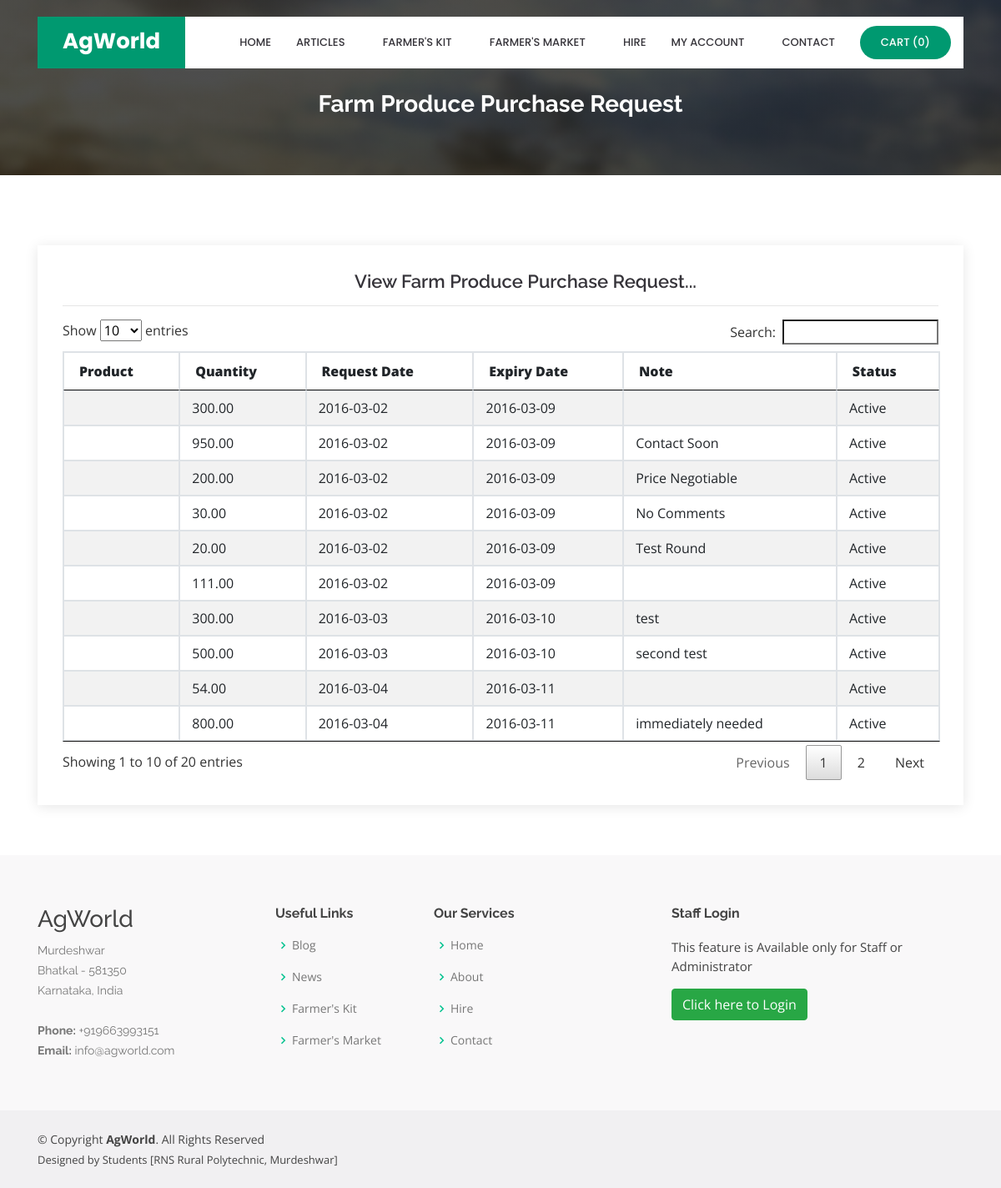
Screenshot of /viewadminpurchaserequest.php with the database file from the repository.
### tables this page shows
CREATE TABLE `purchase_request` (
  `purchase_request_id` int(10) NOT NULL,
  `customer_id` int(10) NOT NULL,
  `product_id` int(10) NOT NULL,
  `quantity` float(10,2) NOT NULL,
  `request_date` date NOT NULL,
  `request_date_expire` date NOT NULL,
  `note` text NOT NULL,
  `status` varchar(10) NOT NULL
);

### viewadminpurchaserequest.php (the view, shortened to what this page needs)
<?php
include("header.php");
include("dbconnection.php");
?>
  <main id="main">
    <section id="cta" class="cta">
      <div class="container">
        <div class="text-center" data-aos="zoom-in">
		<br><br>
          <h3>Farm Produce Purchase Request</h3>
        </div>
      </div>
    </section>
    <section id="contact" class="contact">
      <div class="container">
        <div class="row">
          <div class="col-lg-12" data-aos="fade-up" data-aos-delay="100">
            <div class="info mt-4 ">
		<center><h4>View Farm Produce Purchase Request...</h4></center><hr>
<?php
 $sql = "SELECT * FROM purchase_request";
							  $qsql = mysqli_query($con,$sql);
							  if(mysqli_num_rows($qsql)  == 0)
									{
										echo "<center>There is no Purchase Request to display!!</center>";
									}
									else
									{
										?>
							<table ID="datatable" class="table table-striped table-bordered"  style="width:100%">
								<THEAD>
							  <tr>
						      <th><strong>Product</strong></th>
						      <th><strong>Quantity</strong></th>
						      <th><strong>Request Date</strong></th>
						      <th><strong>Expiry Date</strong></th>
						      <th><strong>Note</strong></th>
						      <th><strong>Status</strong></th>
						      </tr>
								</THEAD>
								<TBODY>
                              <?php
							  $sql = "SELECT * FROM purchase_request";
							  $qsql = mysqli_query($con,$sql);
							  while($rs = mysqli_fetch_array($qsql))
							  {
								  $sql1 = "SELECT * FROM product WHERE product_id='$rs[product_id]'";
								  $qsql1 = mysqli_query($con,$sql1);
								  $rs1 = mysqli_fetch_array($qsql1);
							  echo "
						    <tr>
						      <td>&nbsp;$rs1[title]</td>
						      <td>&nbsp;$rs[quantity]</td>
						      <td>&nbsp;$rs[request_date]</td>
						      <td>&nbsp;$rs[request_date_expire]</td>
						      <td>&nbsp;$rs[note]</td>
						      <td>&nbsp;$rs[status]</td>
							 </tr>";
							  }
							  ?>
								</TBODY>
						  </table>
						<?php
						 }
						?>
            </div>
		  </div>
        </div>
      </div>
    </section>
  </main>
<?php
include("footer.php");
?>

### assets/css/style.css (style rules this page uses)
body { font-family: "Open Sans", sans-serif; color: #444444; }
h1, h2, h3, h4, h5, h6 { font-family: "Raleway", sans-serif; }
section { padding: 60px 0; overflow: hidden; }
.cta { background: linear-gradient(rgba(2, 2, 2, 0.7), rgba(0, 0, 0, 0.7)), url("../img/cta-bg.jpg") fixed center center; background-size: cover; padding: 60px 0; }
.cta h3 { color: #fff; font-size: 28px; font-weight: 700; }
.contact .info { padding: 30px; width: 100%; background: #fff; box-shadow: 0px 2px 15px rgba(0, 0, 0, 0.1); }
.contact .info h4 { padding: 0 0 0 60px; font-size: 22px; font-weight: 600; margin-bottom: 5px; color: #36343a; }

### rows the page displays
purchase_request: quantity "300.00", request_date "2016-03-02", request_date_expire "2016-03-09", status "Active"
purchase_request: quantity "950.00", request_date "2016-03-02", request_date_expire "2016-03-09", note "Contact Soon", status "Active"
purchase_request: quantity "200.00", request_date "2016-03-02", request_date_expire "2016-03-09", note "Price Negotiable", status "Active"
purchase_request: quantity "30.00", request_date "2016-03-02", request_date_expire "2016-03-09", note "No Comments", status "Active"
purchase_request: quantity "20.00", request_date "2016-03-02", request_date_expire "2016-03-09", note "Test Round", status "Active"
purchase_request: quantity "111.00", request_date "2016-03-02", request_date_expire "2016-03-09", status "Active"
purchase_request: quantity "300.00", request_date "2016-03-03", request_date_expire "2016-03-10", note "test", status "Active"
purchase_request: quantity "500.00", request_date "2016-03-03", request_date_expire "2016-03-10", note "second test", status "Active"
purchase_request: quantity "54.00", request_date "2016-03-04", request_date_expire "2016-03-11", status "Active"
purchase_request: quantity "800.00", request_date "2016-03-04", request_date_expire "2016-03-11", note "immediately needed", status "Active"

### other values shown
mysqli_num_rows($qsqlproduct_purchase_record) "0"
